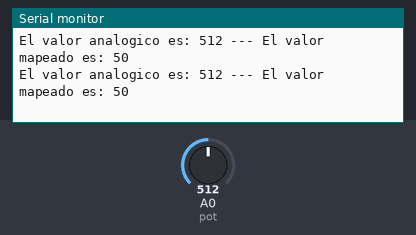
A sketch run on a simulated Arduino Uno, built with avr-gcc and run on an emulated ATmega328P. On the bench: the last lines printed to the serial monitor. The test bench sets the inputs (shaded band); at power-on: A0 (pot) = 512.

Above: at 1.3 s.
1.4 s: A0 (pot) set to 716
At 1.9 s:
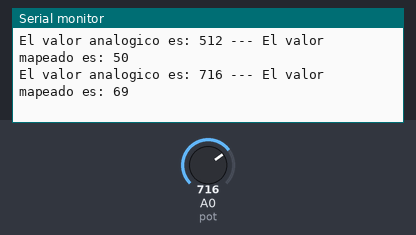
2.9 s: A0 (pot) set to 900
At 3.4 s:
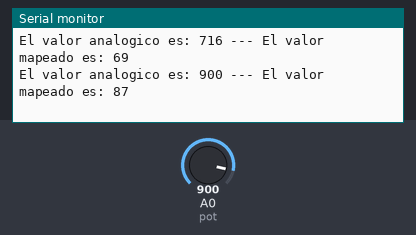
Timing chart, 0 to 5.9 s (numbered marks = the images above; inputs shaded):
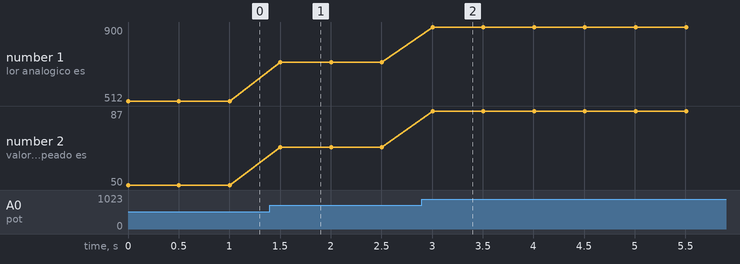

The sketch:

Mapeo.ino
```cpp
int valor_map; //Creamos la variable valor mapeado
int pot=A0; //Creamos la variable del potenciometro
int valor_ent; //Creamos la variable que recoge el valor de entrada


void setup() {
  Serial.begin(9600); //Iniciamos la comunicacion serial
  pinMode(pot, INPUT); //Declaramos el pin A0 como entrada
}

void loop() {
  valor_ent=analogRead(pot); //Leemos el valor analógico de A0
  valor_map=map(valor_ent,0,1023,0,100); //Creamos el mapeo lineal que transforma el intervalo 0-1023 a un intervalo 0-100
  Serial.print("El valor analogico es: ");
  Serial.print(valor_ent);
  Serial.print(" --- ");
  Serial.print("El valor mapeado es: ");
  Serial.println(valor_map);
  delay(500);
}
```

Measured:
- after the input at 1.4 s, the serial monitor: prints a new line after 0.10 s (image 1)
- after the input at 2.9 s, the serial monitor: prints a new line after 0.11 s (image 2)
- plotted number 1: 512 → 716 after the input at 1.4 s, 716 → 900 after the input at 2.9 s
- plotted number 2: 50 → 69 after the input at 1.4 s, 69 → 87 after the input at 2.9 s
